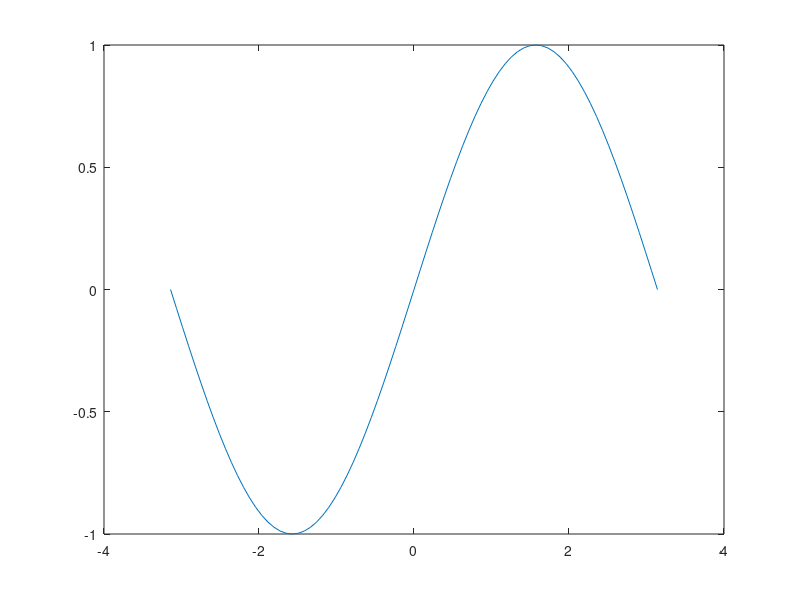

Here is the MATLAB script that generated this plot:
m = menu('pick a plot','one','two','three');
if m == 1,
    x = (-pi):pi/40:pi;
    y = sin(x);
    title('sine')
else 
    x = (-pi):pi/40:pi;
    y = cos(x);
    title('cosine')
end
plot (x,y)